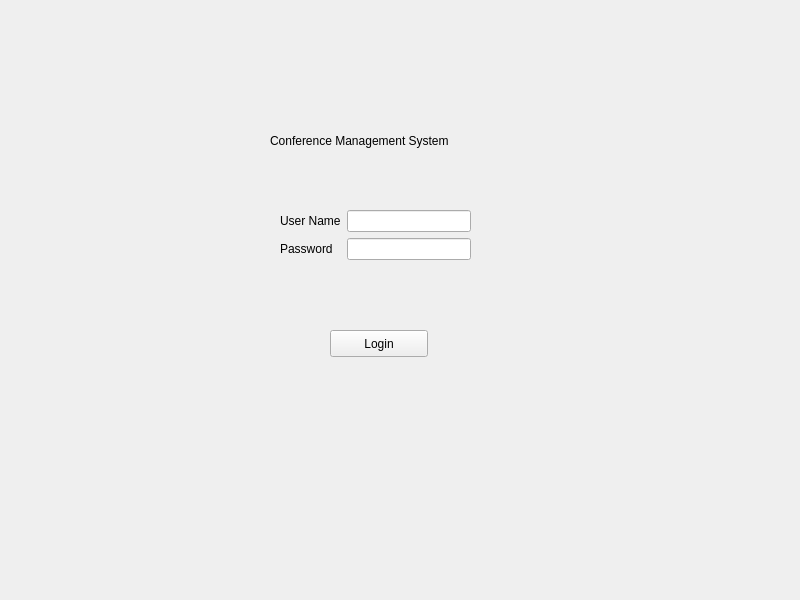
<?xml version="1.0" encoding="UTF-8"?>
<ui version="4.0">
 <class>MainWindow</class>
 <widget class="QMainWindow" name="MainWindow">
  <property name="geometry">
   <rect>
    <x>0</x>
    <y>0</y>
    <width>800</width>
    <height>600</height>
   </rect>
  </property>
  <property name="windowTitle">
   <string>ConferenceManagementSystem</string>
  </property>
  <widget class="QWidget" name="centralwidget">
   <widget class="QLabel" name="title">
    <property name="geometry">
     <rect>
      <x>270</x>
      <y>110</y>
      <width>241</width>
      <height>61</height>
     </rect>
    </property>
    <property name="text">
     <string>Conference Management System</string>
    </property>
   </widget>
   <widget class="QPushButton" name="loginButton">
    <property name="geometry">
     <rect>
      <x>330</x>
      <y>330</y>
      <width>98</width>
      <height>27</height>
     </rect>
    </property>
    <property name="text">
     <string>Login</string>
    </property>
   </widget>
   <widget class="QWidget" name="formLayoutWidget">
    <property name="geometry">
     <rect>
      <x>280</x>
      <y>210</y>
      <width>191</width>
      <height>81</height>
     </rect>
    </property>
    <layout class="QFormLayout" name="formLayout">
     <item row="0" column="0">
      <widget class="QLabel" name="pword">
       <property name="text">
        <string>User Name</string>
       </property>
      </widget>
     </item>
     <item row="0" column="1">
      <widget class="QLineEdit" name="uname"/>
     </item>
     <item row="1" column="1">
      <widget class="QLineEdit" name="lineEdit_2"/>
     </item>
     <item row="1" column="0">
      <widget class="QLabel" name="pwordLabel">
       <property name="text">
        <string>Password</string>
       </property>
      </widget>
     </item>
    </layout>
   </widget>
  </widget>
 </widget>
 <resources/>
 <connections/>
</ui>
